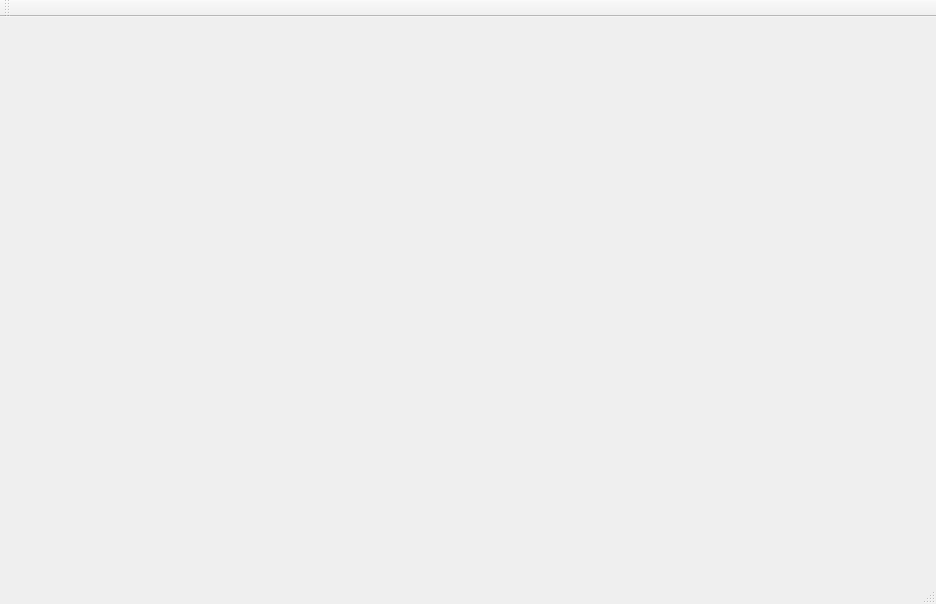
<?xml version="1.0" encoding="UTF-8"?>
<ui version="4.0">
 <class>MainWindow</class>
 <widget class="QMainWindow" name="MainWindow">
  <property name="geometry">
   <rect>
    <x>0</x>
    <y>0</y>
    <width>936</width>
    <height>604</height>
   </rect>
  </property>
  <property name="windowTitle">
   <string>MainWindow</string>
  </property>
  <widget class="QWidget" name="centralWidget">
   <widget class="QWidget" name="widgetWaveForm" native="true">
    <property name="geometry">
     <rect>
      <x>0</x>
      <y>0</y>
      <width>931</width>
      <height>541</height>
     </rect>
    </property>
   </widget>
  </widget>
  <widget class="QMenuBar" name="menuBar">
   <property name="geometry">
    <rect>
     <x>0</x>
     <y>0</y>
     <width>936</width>
     <height>22</height>
    </rect>
   </property>
  </widget>
  <widget class="QToolBar" name="mainToolBar">
   <attribute name="toolBarArea">
    <enum>TopToolBarArea</enum>
   </attribute>
   <attribute name="toolBarBreak">
    <bool>false</bool>
   </attribute>
  </widget>
  <widget class="QStatusBar" name="statusBar"/>
 </widget>
 <layoutdefault spacing="6" margin="11"/>
 <resources/>
 <connections/>
</ui>
